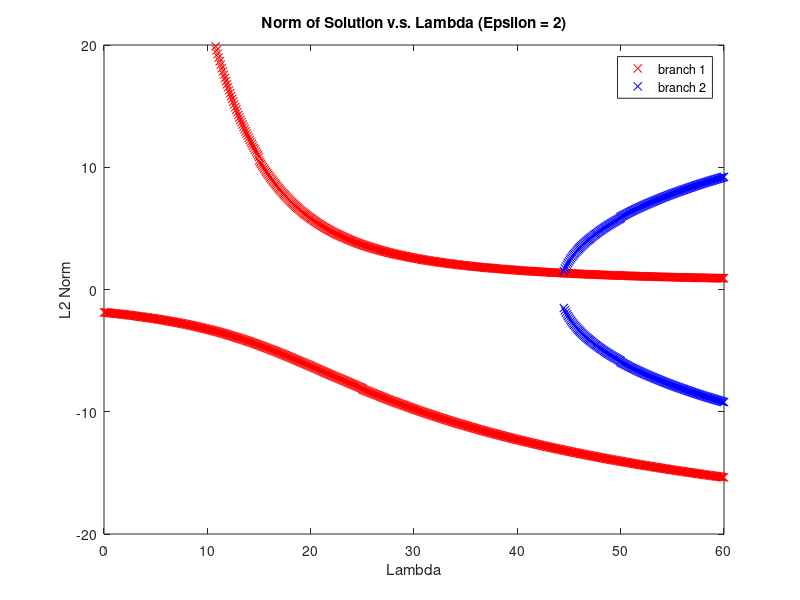

The MATLAB source for this figure:
load c.mat;

plot(norm_b1_hill_x, norm_b1_hill_y, 'rx'); % branch 1 hill
hold on;
plot(norm_b2_hill_x, norm_b2_hill_y, 'bx'); % branch 2 hill

plot(norm_b1_bowl_x, -norm_b1_bowl_y, 'rx'); % branch 1 bowl
plot(norm_b2_bowl_x, -norm_b2_bowl_y, 'bx'); % branch 2 bowl

title('Norm of Solution v.s. Lambda (Epsilon = 2)');
legend('branch 1', 'branch 2', 'location', 'northeast');
xlabel('Lambda');
ylabel('L2 Norm');
hold off;

xlim([0 60]);
ylim([-20 20]);
